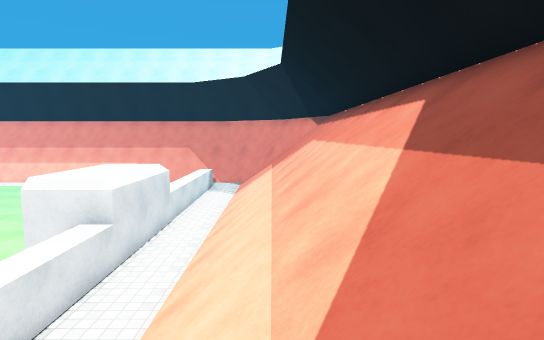
[1] (above)

14 first-person views from a walk through a 3-D level made in the Unity game engine. The camera is 1.4 m above the floor, tilts 6° down and sees 80° across. The floor is counted in squares, 1 m on a side. Each view is taken from the middle of a square. On the plan, view 1 faces up. The plan holds only what a view shows up to about 15 squares ahead; the rest is blank. The place goes on beyond the plan. Surface patterns are stand-ins for the level's own textures.

[2]
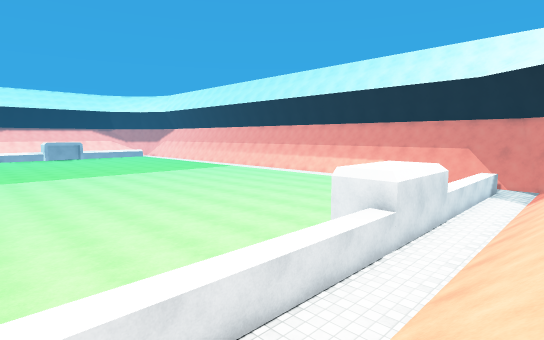

[3]
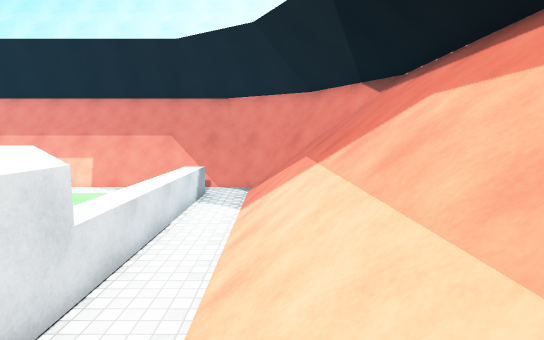

[4]
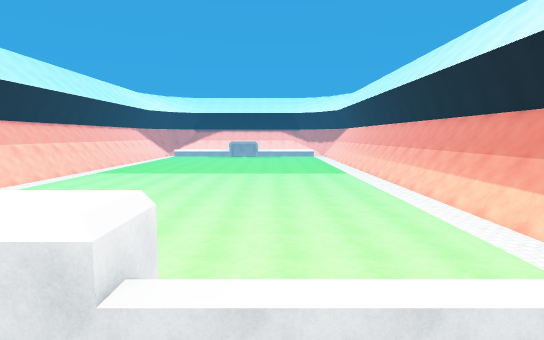

[5]
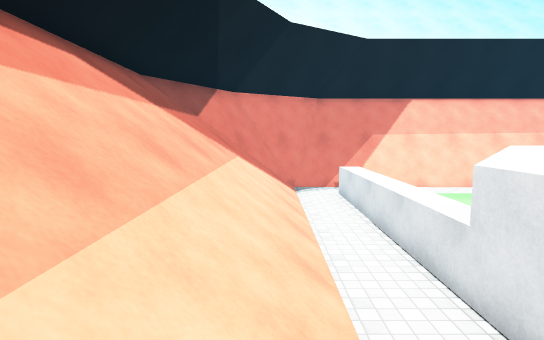

[6]
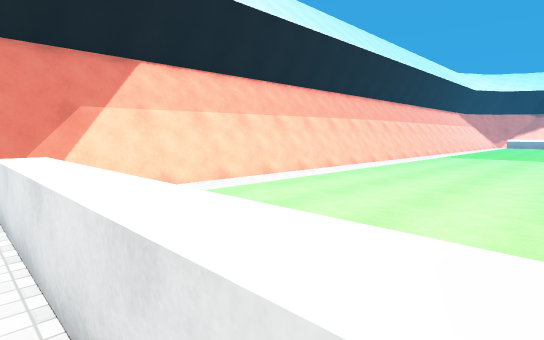

[7]
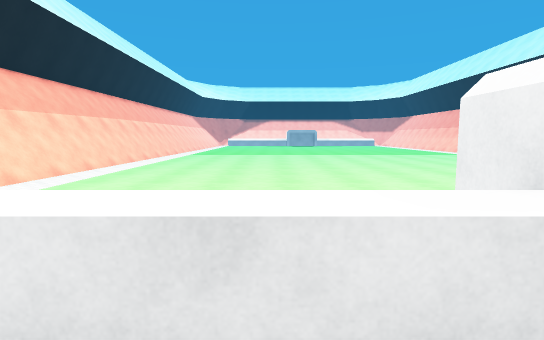

[8]
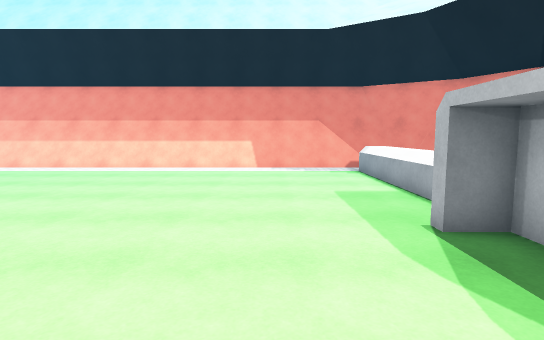

[9]
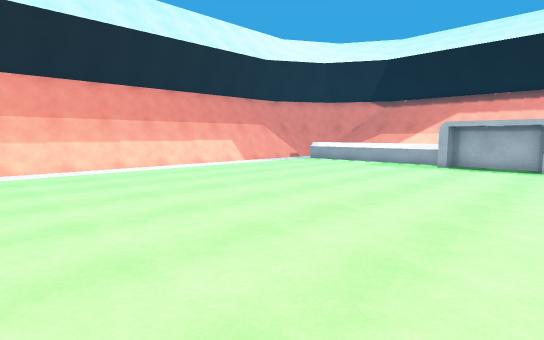

[10]
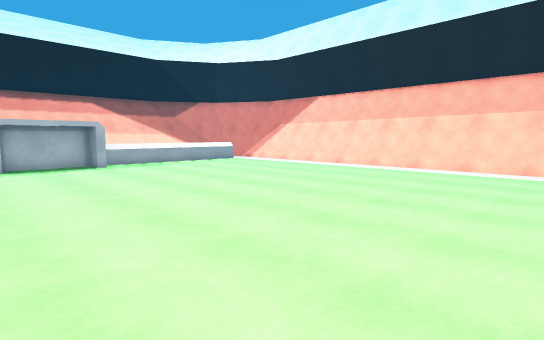

[11]
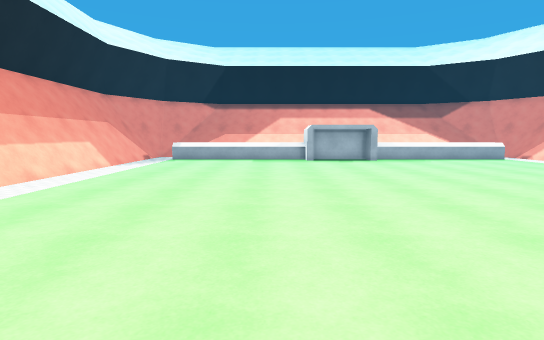

[12]
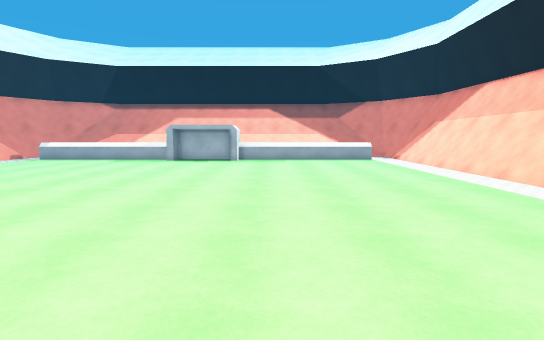

[13]
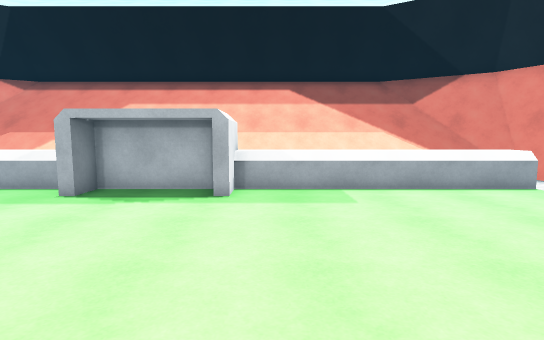

[14]
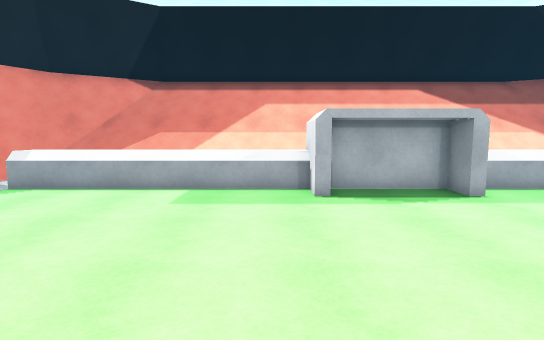

### Floor plan
Key: @ floor where view 1 was taken; # wall or solid block; . floor; / step, stairs or slope; = window, fence, low wall or low ledge; ^ raised ledge.
Columns run from 24 left of view 1 to 3 right of it. Each row starts with its distance up from view 1.
 21     ######################
 20     ................../=###
 19     ................^.///=#
 18     ................^.////##
 17     ................^.////=#
 16    .................^.////=#
 15   ..................^.////=
 14   ..................^.////=
 13 . ..................^.////=
 12   ..................^.////=
 11   .................##.////=
 10    .................#.////=
  9    .................#.////=
  8    .................#.////=
  7   .................##.////=
  6   ..................^.////=
  5 . ..................^.////=
  4   ..................^.////=
  3   ..................^.////=
  2    .................^.////=#
  1     ................^.////=#
  0     ................^.//@/##
 -1     ................^.///=#
 -2     ..............  ../=###
 -3     ######################

Positions as (right, up) in squares from view 1, and headings:
1: (0, 0), facing up
2: (0, -1), facing up-left
3: (-1, 7), facing up
4: (0, 13), facing left
5: (-1, 11), facing down
6: (-3, 6), facing down-left
7: (-2, 5), facing left
8: (-8, 6), facing up
9: (-21, 6), facing up-right
10: (-21, 12), facing down-right
11: (-24, 13), facing right
12: (-24, 5), facing right
13: (-13, 6), facing right
14: (-13, 12), facing right
